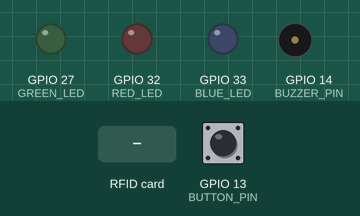
This sketch was run on a simulated ESP32. Shown: output pins drawn as LEDs (lit = HIGH), buzzer (waves = sounding, pin HIGH). Dashed ring = blinking. The inputs (shaded band) are chosen by the test bench; at power-on: GPIO 13 (BUTTON_PIN) HIGH. WiFi joins after 1.5 s; servers stay silent unless stated; uploads are accepted with an empty reply; what the sketch prints to the serial monitor is not drawn.

Above: at 4.0 s.
4.1 s: GPIO 13 (BUTTON_PIN) pulled LOW for 0.15 s
At 5.6 s:
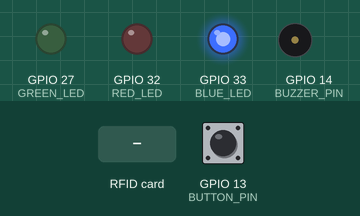
7.2 s: RFID card 38 34 08 71 held to the reader
At 7.89 s:
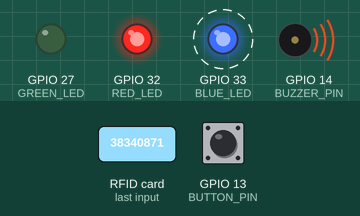
10.2 s: RFID card 5E 7A 19 C4 held to the reader
At 11.6 s:
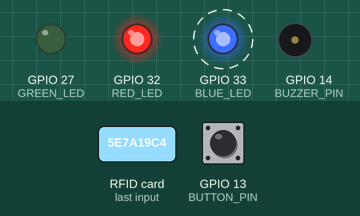
13.2 s: GPIO 13 (BUTTON_PIN) pulled LOW for 1 s
At 13.31 s:
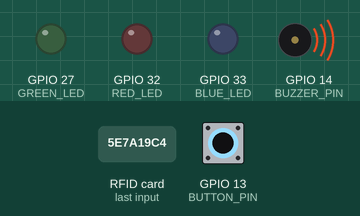
15.7 s: GPIO 13 (BUTTON_PIN) pulled LOW for 3.2 s
At 16.6 s:
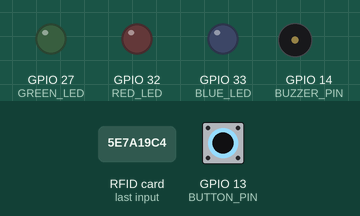
Timing chart, 0 to 21.4 s (numbered marks = the images above; inputs shaded):
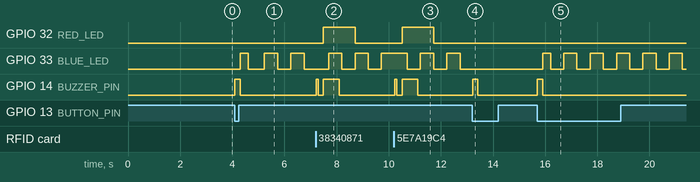

The sketch:

esp32_rfid.ino
```cpp
// // ESP32 RFID Attendance - 2 room LEDs
// //
// // RC522 wiring:   SDA(SS)=GPIO5, RST=GPIO4, SCK=GPIO25, MISO=GPIO26, MOSI=GPIO23, 3.3V, GND
// // LED wiring:     GREEN (+) -> GPIO27 -> 220 ohm -> LED -> GND
// //                 RED   (+) -> GPIO32 -> 220 ohm -> LED -> GND
// //
// // GREEN blinking = scan window open (first 10 min of lecture)
// // GREEN solid    = teacher pressed "Allow scanning"
// // RED solid      = closed / no lecture / no connection to server

// #include <WiFi.h>
// #include <HTTPClient.h>
// #include <SPI.h>
// #include <MFRC522.h>

// // ================= RFID PINS =================
// #define SS_PIN    5
// #define RST_PIN   4
// #define SCK_PIN   25
// #define MISO_PIN  26
// #define MOSI_PIN  23

// // ================= LED PINS ==================
// #define GREEN_LED 27
// #define RED_LED   32

// MFRC522 rfid(SS_PIN, RST_PIN);

// // ================= WIFI ======================
// const char* ssid     = "TP-Link_625C";
// const char* password = "38340871";

// // ================= SERVER ====================
// // Laptop IPv4 (ipconfig) + server PORT (9000, as in server.js). No trailing slash.
// const char* serverBase = "http://192.168.0.133:9000";
// const char* roomCode   = "R101";  // must match the room in the timetable
// const char* deviceKey  = "";      // same as DEVICE_KEY on server, or leave empty

// // ================= STATE =====================
// enum LightState { LIGHT_RED, LIGHT_GREEN_BLINK, LIGHT_GREEN_SOLID };
// LightState light = LIGHT_RED;
// bool blinkOn = false;
// unsigned long lastBlink = 0, lastPoll = 0, lastScan = 0;
// const unsigned long BLINK_MS         = 500;
// const unsigned long POLL_MS          = 2000;
// const unsigned long SCAN_COOLDOWN_MS = 1800;

// // ================= LED =======================
// void showLight() {
//   if (light == LIGHT_RED) {
//     digitalWrite(RED_LED, HIGH);
//     digitalWrite(GREEN_LED, LOW);
//   } else if (light == LIGHT_GREEN_SOLID) {
//     digitalWrite(RED_LED, LOW);
//     digitalWrite(GREEN_LED, HIGH);
//   } else {  // LIGHT_GREEN_BLINK
//     digitalWrite(RED_LED, LOW);
//     digitalWrite(GREEN_LED, blinkOn ? HIGH : LOW);
//   }
// }

// // ================= ASK SERVER FOR LIGHT ======
// void pollStatus() {
//   if (WiFi.status() != WL_CONNECTED) { light = LIGHT_RED; return; }

//   HTTPClient http;
//   http.setTimeout(3000);
//   String url = String(serverBase) + "/api/device/status?room=" + roomCode;
//   if (!http.begin(url)) { light = LIGHT_RED; return; }
//   if (strlen(deviceKey) > 0) http.addHeader("x-device-key", deviceKey);

//   int code = http.GET();
//   if (code == 200) {
//     String body = http.getString();
//     Serial.println("Status: " + body);
//     if (body.indexOf("\"light\":\"yellow\"") >= 0)      light = LIGHT_GREEN_SOLID;  // teacher allowed
//     else if (body.indexOf("\"light\":\"green\"") >= 0)  light = LIGHT_GREEN_BLINK;  // scan window open
//     else                                                light = LIGHT_RED;
//   } else {
//     light = LIGHT_RED;
//     Serial.printf("Status HTTP error: %d\n", code);
//   }
//   http.end();
//   showLight();
// }

// // ================= SEND SCAN =================
// void sendScan(const String& uid) {
//   if (WiFi.status() != WL_CONNECTED) { Serial.println("Scan failed: WiFi disconnected"); return; }

//   HTTPClient http;
//   http.setTimeout(8000);
//   if (!http.begin(String(serverBase) + "/api/scan")) { Serial.println("Cannot start scan request"); return; }
//   http.addHeader("Content-Type", "application/json");
//   if (strlen(deviceKey) > 0) http.addHeader("x-device-key", deviceKey);

//   String payload = "{\"uid\":\"" + uid + "\",\"room\":\"" + roomCode + "\"}";
//   Serial.println("Payload: " + payload);

//   int code = http.POST(payload);
//   Serial.printf("Scan HTTP status: %d\n", code);
//   if (code > 0) Serial.println("Server response: " + http.getString());
//   else          Serial.println(http.errorToString(code));
//   http.end();
// }

// // ================= SETUP =====================
// void setup() {
//   Serial.begin(115200);
//   delay(1000);

//   pinMode(GREEN_LED, OUTPUT);
//   pinMode(RED_LED, OUTPUT);
//   showLight();

//   SPI.begin(SCK_PIN, MISO_PIN, MOSI_PIN, SS_PIN);
//   rfid.PCD_Init();
//   delay(100);
//   Serial.print("RFID firmware: ");
//   rfid.PCD_DumpVersionToSerial();

//   WiFi.mode(WIFI_STA);
//   WiFi.begin(ssid, password);
//   Serial.print("Connecting to WiFi");
//   while (WiFi.status() != WL_CONNECTED) { delay(500); Serial.print("."); }
//   Serial.println();
//   Serial.println("WiFi connected");
//   Serial.print("ESP32 IP: ");
//   Serial.println(WiFi.localIP());
//   Serial.println("Room: " + String(roomCode));

//   pollStatus();
//   Serial.println("RFID scanner ready");
// }

// // ================= LOOP ======================
// void loop() {
//   if (WiFi.status() != WL_CONNECTED) {
//     light = LIGHT_RED;
//     showLight();
//     WiFi.reconnect();
//     delay(100);
//     return;
//   }

//   // Blink timing (non-blocking)
//   if (millis() - lastBlink >= BLINK_MS) {
//     lastBlink = millis();
//     blinkOn = !blinkOn;
//   }

//   // Refresh LED status from server every 2 seconds
//   if (millis() - lastPoll >= POLL_MS) {
//     lastPoll = millis();
//     pollStatus();
//   }
//   showLight();

//   // Card check
//   if (!rfid.PICC_IsNewCardPresent()) return;
//   if (!rfid.PICC_ReadCardSerial())  return;

//   if (millis() - lastScan < SCAN_COOLDOWN_MS) {
//     rfid.PICC_HaltA();
//     rfid.PCD_StopCrypto1();
//     return;
//   }
//   lastScan = millis();

//   // UID without spaces, uppercase
//   String uid = "";
//   for (byte i = 0; i < rfid.uid.size; i++) {
//     if (rfid.uid.uidByte[i] < 0x10) uid += "0";
//     uid += String(rfid.uid.uidByte[i], HEX);
//   }
//   uid.toUpperCase();

//   Serial.println();
//   Serial.println("CARD DETECTED");
//   Serial.println("UID: " + uid);
//   sendScan(uid);

//   rfid.PICC_HaltA();
//   rfid.PCD_StopCrypto1();
//   Serial.println("Ready for next scan");
// }


#include <WiFi.h>
#include <HTTPClient.h>
#include <SPI.h>
#include <MFRC522.h>

// ================= RFID PINS =================
#define SS_PIN     5
#define RST_PIN    4
#define SCK_PIN    25
#define MISO_PIN   26
#define MOSI_PIN   23

// ================= OUTPUT / INPUT PINS =======
#define GREEN_LED  27   // scan accepted
#define RED_LED    32   // invalid / unknown / closed / already marked
#define BLUE_LED   33   // system ON (blinks)
#define BUZZER_PIN 14   // active buzzer
#define BUTTON_PIN 13   // push button to GND

MFRC522 rfid(SS_PIN, RST_PIN);

// ================= WIFI ======================
const char* ssid     = "TP-Link_625C";
const char* password = "38340871";

// ================= SERVER ====================
const char* serverBase = "http://192.168.0.133:9000";
const char* roomCode   = "R101";
const char* deviceKey  = "";

// ================= TIMING ====================
const unsigned long BLINK_MS         = 500;   // blue blink speed
const unsigned long HEARTBEAT_MS     = 5000;
const unsigned long SCAN_COOLDOWN_MS = 1800;
const unsigned long BUTTON_DEBOUNCE  = 250;
const unsigned long RESULT_MS        = 1200;  // how long green/red stays on

// ================= STATE =====================
bool systemOn = false;
bool blinkOn = false;
bool lastButtonRaw = HIGH;
unsigned long lastBlink = 0, lastHeartbeat = 0, lastScan = 0, lastButtonTime = 0, lastWifiTry = 0;

struct ScanResult { bool ok; String event; String name; };

// ================= NON-BLOCKING BUZZER =======
// Sequence: ON ms, OFF ms, ON ms, ... , 0 = end
const uint16_t BEEP_ON_SEQ[]   = {150, 0};
const uint16_t BEEP_OFF_SEQ[]  = {60, 0};
const uint16_t OK_SEQ[]        = {120, 100, 120, 0};
const uint16_t FAIL_SEQ[]      = {600, 0};

const uint16_t* buzSeq = nullptr;
uint8_t buzIdx = 0;
unsigned long buzNextAt = 0;

void playSeq(const uint16_t* s) {
  buzSeq = s;
  buzIdx = 0;
  digitalWrite(BUZZER_PIN, HIGH);
  buzNextAt = millis() + s[0];
}

void updateBuzzer() {
  if (!buzSeq || millis() < buzNextAt) return;
  buzIdx++;
  if (buzSeq[buzIdx] == 0) {          // sequence finished
    digitalWrite(BUZZER_PIN, LOW);
    buzSeq = nullptr;
    return;
  }
  digitalWrite(BUZZER_PIN, (buzIdx % 2 == 0) ? HIGH : LOW);
  buzNextAt = millis() + buzSeq[buzIdx];
}

// Short blocking beep, used only for the card-read beep (80 ms)
void quickBeep(unsigned long ms) {
  digitalWrite(BUZZER_PIN, HIGH);
  delay(ms);
  digitalWrite(BUZZER_PIN, LOW);
}

// ================= NON-BLOCKING LED FEEDBACK =
int fbPin = 0;
unsigned long fbUntil = 0;

void showFeedback(int pin, const uint16_t* seq) {
  if (fbPin) digitalWrite(fbPin, LOW);
  fbPin = pin;
  fbUntil = millis() + RESULT_MS;
  digitalWrite(pin, HIGH);
  playSeq(seq);
}

void updateFeedback() {
  if (fbPin && millis() >= fbUntil) {
    digitalWrite(fbPin, LOW);
    fbPin = 0;
  }
}

void allOff() {
  digitalWrite(GREEN_LED, LOW);
  digitalWrite(RED_LED, LOW);
  digitalWrite(BLUE_LED, LOW);
  fbPin = 0;
}

// ================= HELPERS ===================
// Reads "key":"value" from the server's JSON reply
String jsonField(const String& body, const char* key) {
  String k = String("\"") + key + "\":\"";
  int i = body.indexOf(k);
  if (i < 0) return "";
  i += k.length();
  int j = body.indexOf('"', i);
  return j < 0 ? "" : body.substring(i, j);
}

// Card UID as uppercase hex, e.g. "04A31B2C"
String readUid() {
  String uid = "";
  for (byte i = 0; i < rfid.uid.size; i++) {
    if (rfid.uid.uidByte[i] < 0x10) uid += "0";
    uid += String(rfid.uid.uidByte[i], HEX);
  }
  uid.toUpperCase();
  return uid;
}

// ================= SERVER CALLS ==============
void reportState(const String& event = "", const String& uid = "", const String& name = "") {
  if (WiFi.status() != WL_CONNECTED) return;

  HTTPClient http;
  http.setTimeout(1500);
  if (!http.begin(String(serverBase) + "/api/device/report")) return;
  http.addHeader("Content-Type", "application/json");
  if (strlen(deviceKey) > 0) http.addHeader("x-device-key", deviceKey);

  String p = "{\"room\":\"" + String(roomCode) + "\",\"power\":\"" + (systemOn ? "on" : "off") + "\"";
  if (event.length()) p += ",\"event\":\"" + event + "\",\"uid\":\"" + uid + "\",\"name\":\"" + name + "\"";
  p += "}";
  http.POST(p);
  http.end();
}

ScanResult sendScan(const String& uid) {
  ScanResult r = { false, "invalid", "" };
  if (WiFi.status() != WL_CONNECTED) { r.event = "offline"; return r; }

  HTTPClient http;
  http.setTimeout(3000);
  if (!http.begin(String(serverBase) + "/api/scan")) { r.event = "offline"; return r; }
  http.addHeader("Content-Type", "application/json");
  if (strlen(deviceKey) > 0) http.addHeader("x-device-key", deviceKey);

  String payload = "{\"uid\":\"" + uid + "\",\"room\":\"" + roomCode + "\"}";
  int code = http.POST(payload);
  String body = code > 0 ? http.getString() : "";
  http.end();

  Serial.printf("Scan HTTP status: %d\n", code);
  Serial.println("Server response: " + body);

  if (code == 201)      { r.ok = true; r.event = "success";   r.name = jsonField(body, "name"); }
  else if (code == 200) { r.event = "duplicate"; r.name = jsonField(body, "name"); }
  else if (code == 404) { r.event = "unknown"; }
  else if (code == 423) { r.event = "closed"; }
  else if (code < 0)    { r.event = "offline"; }
  return r;
}

// ================= BUTTON ====================
void checkButton() {
  bool raw = digitalRead(BUTTON_PIN);
  if (lastButtonRaw == HIGH && raw == LOW && millis() - lastButtonTime > BUTTON_DEBOUNCE) {
    lastButtonTime = millis();
    systemOn = !systemOn;
    blinkOn = true;
    lastBlink = millis();
    if (!systemOn) allOff();
    Serial.println(systemOn ? "SYSTEM ON" : "SYSTEM OFF");
    playSeq(systemOn ? BEEP_ON_SEQ : BEEP_OFF_SEQ);
    reportState();
  }
  lastButtonRaw = raw;
}

// ================= SETUP =====================
void setup() {
  Serial.begin(115200);
  delay(1000);

  pinMode(GREEN_LED, OUTPUT);
  pinMode(RED_LED, OUTPUT);
  pinMode(BLUE_LED, OUTPUT);
  pinMode(BUZZER_PIN, OUTPUT);
  pinMode(BUTTON_PIN, INPUT_PULLUP);
  allOff();
  digitalWrite(BUZZER_PIN, LOW);

  SPI.begin(SCK_PIN, MISO_PIN, MOSI_PIN, SS_PIN);
  rfid.PCD_Init();
  delay(100);
  Serial.print("RFID firmware: ");
  rfid.PCD_DumpVersionToSerial();

  WiFi.mode(WIFI_STA);
  WiFi.begin(ssid, password);
  Serial.print("Connecting to WiFi");
  while (WiFi.status() != WL_CONNECTED) { delay(500); Serial.print("."); }
  Serial.println();
  Serial.println("WiFi connected, ESP32 IP: " + WiFi.localIP().toString());
  Serial.println("Room: " + String(roomCode));

  reportState();
  Serial.println("Ready. Press the button to turn the system ON.");
}

// ================= LOOP ======================
void loop() {
  checkButton();
  updateBuzzer();
  updateFeedback();

  // Blue LED blink: runs on its own timer, never paused by feedback
  if (millis() - lastBlink >= BLINK_MS) {
    lastBlink = millis();
    blinkOn = !blinkOn;
  }
  digitalWrite(BLUE_LED, (systemOn && blinkOn) ? HIGH : LOW);

  // Retry WiFi every 5 s if it drops
  if (WiFi.status() != WL_CONNECTED && millis() - lastWifiTry > 5000) {
    lastWifiTry = millis();
    WiFi.reconnect();
  }

  // Heartbeat: website gets ON/OFF and online status
  if (millis() - lastHeartbeat >= HEARTBEAT_MS) {
    lastHeartbeat = millis();
    reportState();
  }

  // System OFF: ignore cards completely
  if (!systemOn) return;

  if (!rfid.PICC_IsNewCardPresent()) return;
  if (!rfid.PICC_ReadCardSerial())  return;

  if (millis() - lastScan < SCAN_COOLDOWN_MS) {
    rfid.PICC_HaltA();
    rfid.PCD_StopCrypto1();
    return;
  }
  lastScan = millis();

  String uid = readUid();
  Serial.println();
  Serial.println("CARD DETECTED, UID: " + uid);
  quickBeep(80);                         // short beep on every card read

  ScanResult r = sendScan(uid);

  if (r.ok) showFeedback(GREEN_LED, OK_SEQ);     // green + 2 beeps
  else      showFeedback(RED_LED, FAIL_SEQ);     // red + 1 long beep

  reportState(r.event, uid, r.name);

  rfid.PICC_HaltA();
  rfid.PCD_StopCrypto1();
}
```

Measured:
- after the input at 4.1 s, GPIO 33 (BLUE_LED): goes HIGH 0.30 s, LOW 0.63 s, HIGH 0.51 s, LOW 0.51 s, HIGH 0.51 s, then LOW, starting after 0.20 s; GPIO 14 (BUZZER_PIN): LOW → HIGH at once, → LOW 0.20 s later
- after the input at 7.2 s, GPIO 32 (RED_LED): LOW → HIGH after 0.29 s, → LOW 1.2 s later; GPIO 14 (BUZZER_PIN): LOW → HIGH at once, → LOW 0.08 s later, → HIGH 0.20 s later, → LOW 0.61 s later
- after the input at 10.2 s, GPIO 32 (RED_LED): LOW → HIGH after 0.31 s, → LOW 1.2 s later; GPIO 14 (BUZZER_PIN): LOW → HIGH at once, → LOW 0.08 s later, → HIGH 0.20 s later, → LOW 0.61 s later
- after the input at 13.2 s, GPIO 33 (BLUE_LED): stops changing and stays LOW; GPIO 14 (BUZZER_PIN): LOW → HIGH at once, → LOW 0.20 s later
- after the input at 15.7 s, GPIO 33 (BLUE_LED): LOW → HIGH after 0.20 s, then repeats every 1.0 s: LOW 0.51 s, HIGH 0.51 s; GPIO 14 (BUZZER_PIN): LOW → HIGH at once, → LOW 0.20 s later
